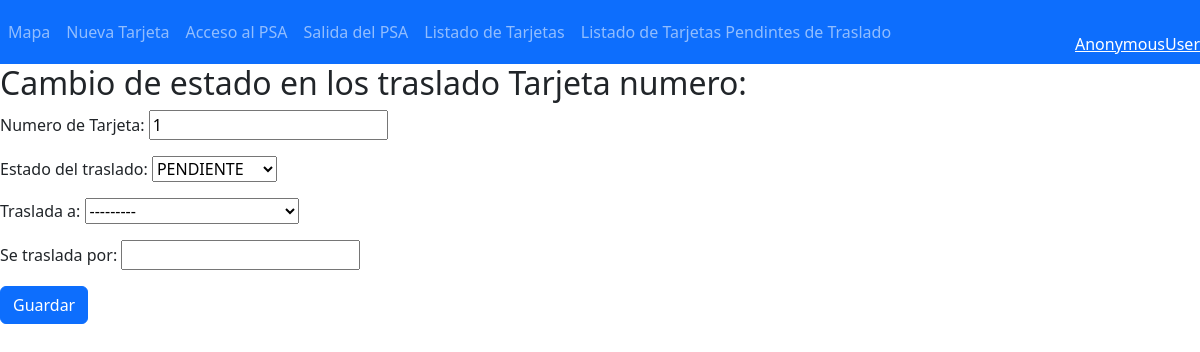
Page /tarjetas/estado_traslado/1/ on the earlier database version.
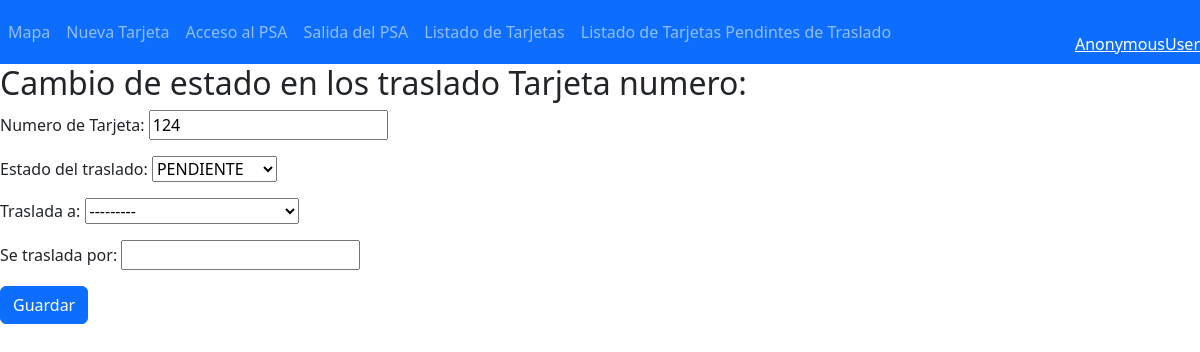
Same page on the later database version.
### tarjetas/models.py (models this page shows, shortened)
class Tarjeta(models.Model):
    TRIAJE = (
        ('VERDE', 'VERDE'),
        ('AMARILLO','AMARILLO'),
        ('ROJO', 'ROJO'),
        ('MORADO', 'MORADO'),
        ('NEGRO', 'NEGRO'),
    )
    ESTADO_TRASLADO = (
        ('PENDIENTE', 'PENDIENTE'),
        ('SOLICITADO', 'SOLICITADO'),
        ('GESTIONADO', 'GESTIONADO'),
        ('SALIDA_PSA', 'SALIDA_PSA'),
        ('REALIZADO', 'REALIZADO'),
        ('ALTA LUGAR', 'ALTA LUGAR'),
    )
    SEXO = (
        ('HOMBRE', 'HOMBRE'),
        ('MUJER','MUJER'),
        ('NSNC', 'NS/NC'),
    )
    num_t = models.CharField(max_length=100, blank=False)
    edad = models.IntegerField(blank=True, null=True)
    sexo = models.CharField(max_length=32,choices=SEXO)
    filiacion = models.CharField(max_length=200, blank=True)
    patologia = models.ForeignKey(Patologia, models.DO_NOTHING, db_column='patologia', blank=True, null=True)
    diagnostico = models.CharField(max_length=500, blank=True)
    tratamiento = models.CharField(max_length=500, blank=True)
    traslada_a = models.ForeignKey(Destino, models.DO_NOTHING, db_column='destino', blank=True, null=True)
    traslada_por = models.CharField(max_length=50, blank=True)
    triaje_ini = models.CharField(max_length=10,choices=TRIAJE)
    triaje = models.CharField(max_length=10,choices=TRIAJE)
    estado_traslado = models.CharField(max_length=32,choices=ESTADO_TRASLADO)
    latitud = models.FloatField(blank=True, null=True)
    longitud = models.FloatField(blank=True, null=True)
    evento = models.ForeignKey(Evento, models.DO_NOTHING, db_column='evento', blank=True, null=True)
    hora_ini = models.DateTimeField(auto_now_add=True)
    psa_in = models.DateTimeField(blank=True, null=True)
    psa_out = models.DateTimeField(blank=True, null=True)
    dest_in = models.DateTimeField(blank=True, null=True)
    hora_fin = models.DateTimeField(blank=True, null=True)
    pos_psa = models.CharField(max_length=100, blank=True)
    psa = models.ForeignKey(Psa, models.DO_NOTHING, db_column='psa', blank=True, null=True)
    imagen_file_front = models.FileField(upload_to=cambiar_nombre_imagen,blank=True, null=True)
    imagen_file_back = models.FileField(upload_to=cambiar_nombre_imagen,blank=True, null=True)

### tarjetas/views.py (the view)
# urls.py: path('estado_traslado/<int:tarjeta_id>/', views.estado_traslado, name='estado_traslado'),
def estado_traslado(request, tarjeta_id):
    post = get_object_or_404(Tarjeta,id=tarjeta_id)
    if request.method == "POST":
        form = EstadoTrasladoForm(request.POST.copy(), instance=post)
        if form.is_valid():
            post = form.save()
            post.save()
            return redirect('tarjetas_list', )
    else:
        form = EstadoTrasladoForm(instance=post)
    return render(request, 'tarjetas/estado_traslados.html', {'form': form})

### tarjetas/forms.py
class EstadoTrasladoForm(forms.ModelForm):
    class Meta:
        model = Tarjeta
        fields = ('num_t', 'estado_traslado', 'traslada_a', 'traslada_por' )
        labels = {
            'num_t': 'Numero de Tarjeta',
            'estado_traslado': 'Estado del traslado',
            'traslado_a': 'Se traslada a ',
            'traslada_por': 'Se traslada por',
        }
        widgets = {
            'num_t': forms.TextInput(attrs={'readonly': 'readonly'}),
        }

### tarjetas/models.py (called while the page is built)
    def __str__(self):
        return self.lugar

### tarjetas/templates/tarjetas/estado_traslados.html (shortened to what this page needs)
{% extends "base.html" %}
  {% block content %}
  <h2>Cambio de estado en los traslado Tarjeta numero: {{ form.id}}</h2>
  <form method="POST" class="form-group">{% csrf_token %}
    {{ form.as_p }}
    <button type="submit" class="btn btn-primary">Guardar</button>
  </form>
  {% endblock %}

Differences in the rows shown:
changed Tarjeta "PENDIENTE": num_t "1" → "124"
